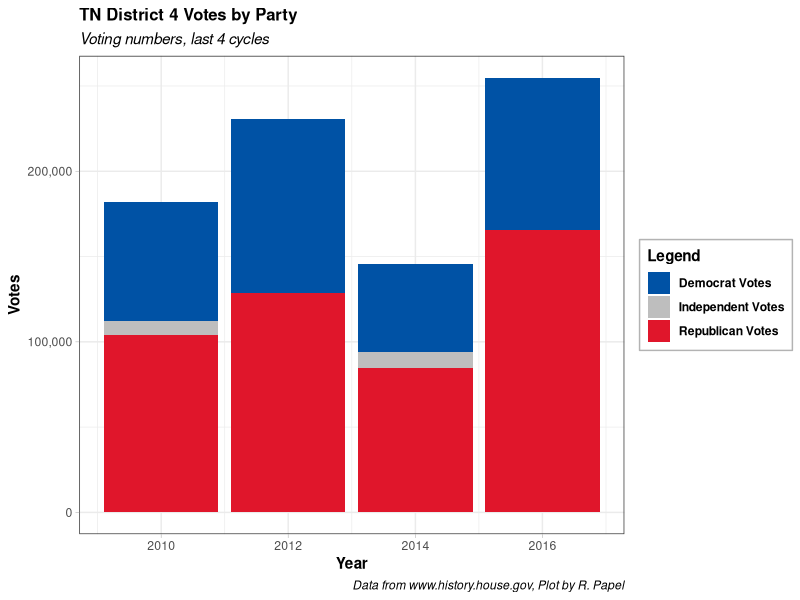
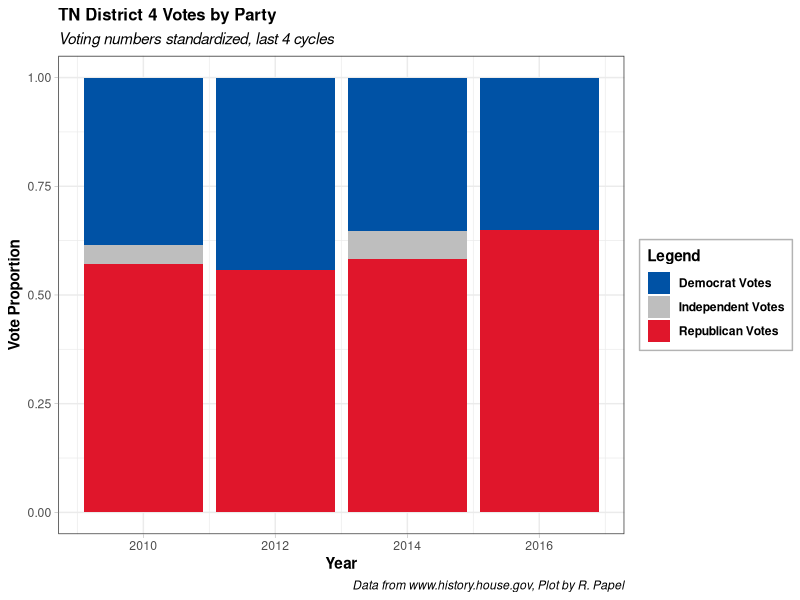

These figures' R source, in order:
#' ---------
#' Title: TN District 4
#' Subtitle: Can Mariah Phillips Win?
#' Date: July 2018
#' Author: Robert Papel
#' ---------

#'###### -------------**Libraries**---------------------- ######

library(tidyverse)

#'###### -------------**Loading Past Election Data**---------- ######

# Compile 3 election years of party voting in TN District 4:
# Combine 3 election years of data into a tibble, from:
# http://history.house.gov/Institution/Election-Statistics/Election-Statistics/

District_4 <- tibble("Year" = c(2010, 2012, 2014, 2016),
                     "Republican Votes" = c(103969, 128568, 84815, 165796),
                     "Democrat Votes" = c(70254, 102222, 51357, 89141),
                     "Independent Votes" = c(7968, 0, 9246, 0))

# Visualization not standardized on a percent scale
votes_numbers <- District_4 %>%
  mutate(Year = as.Date(paste0(Year, "/01/01"))) %>%
  gather(key, VoteCount, -Year) %>%
  ggplot(aes(Year, VoteCount, fill = key)) +
  geom_bar(stat = "identity") + 
  scale_fill_manual(values = c("#0052A5", "gray", "#E0162B")) +
  # coord_flip() +
  theme_bw() +
  labs(
    title = "TN District 4 Votes by Party",
    subtitle = "Voting numbers, last 4 cycles",
    x = "Year",
    y = "Votes",
    caption = "Data from www.history.house.gov, Plot by R. Papel") +
  theme(
    plot.title = element_text(face = "bold", size = 12),
    plot.caption = element_text(face = "italic"),
    plot.subtitle = element_text(face = "italic"),
    axis.ticks = element_line(colour = "grey70", size = 0.2),
    legend.text = element_text(face = "bold"),
    legend.title = element_text(face = "bold"),
    legend.background = element_rect(color = "grey70"), 
    axis.title.y = element_text(size = 11, face = "bold", color = "black"),
    axis.title.x = element_text(size = 11, face = "bold", color = "black")
  ) +
  guides(fill = guide_legend(title = "Legend")) +
  scale_y_continuous(labels = scales::comma)

# Graph with position = "fill"
votes_standardized <- District_4 %>%
  mutate(Year = as.Date(paste0(Year, "/01/01"))) %>%
  gather(key, VoteCount, -Year) %>%
  ggplot(aes(Year, VoteCount, fill = key)) +
  geom_bar(stat = "identity", position = "fill") + 
  scale_fill_manual(values = c("#0052A5", "gray", "#E0162B")) +
  # coord_flip() +
  theme_bw() +
  labs(
    title = "TN District 4 Votes by Party",
    subtitle = "Voting numbers standardized, last 4 cycles",
    x = "Year",
    y = "Vote Proportion",
    caption = "Data from www.history.house.gov, Plot by R. Papel") +
  theme(
    plot.title = element_text(face = "bold", size = 12),
    plot.caption = element_text(face = "italic"),
    plot.subtitle = element_text(face = "italic"),
    axis.ticks = element_line(colour = "grey70", size = 0.2),
    legend.text = element_text(face = "bold"),
    legend.title = element_text(face = "bold"),
    legend.background = element_rect(color = "grey70"), 
    axis.title.y = element_text(size = 11, face = "bold", color = "black"),
    axis.title.x = element_text(size = 11, face = "bold", color = "black")
  ) +
  guides(fill = guide_legend(title = "Legend")) 


#'###### ---------------**ggsave**-------------------- ######

ggsave(votes_numbers, file = "/Users/robertpapel/Documents/Personal_R_Stuff/election-stuff/Plots (ggsave)/votes_numbers_July9.png", 
       device = "png",
       width = 10,
       height = 7)

ggsave(votes_standardized, file = "/Users/robertpapel/Documents/Personal_R_Stuff/election-stuff/Plots (ggsave)/votes_standardized_July9.png", 
       device = "png",
       width = 10,
       height = 7)
